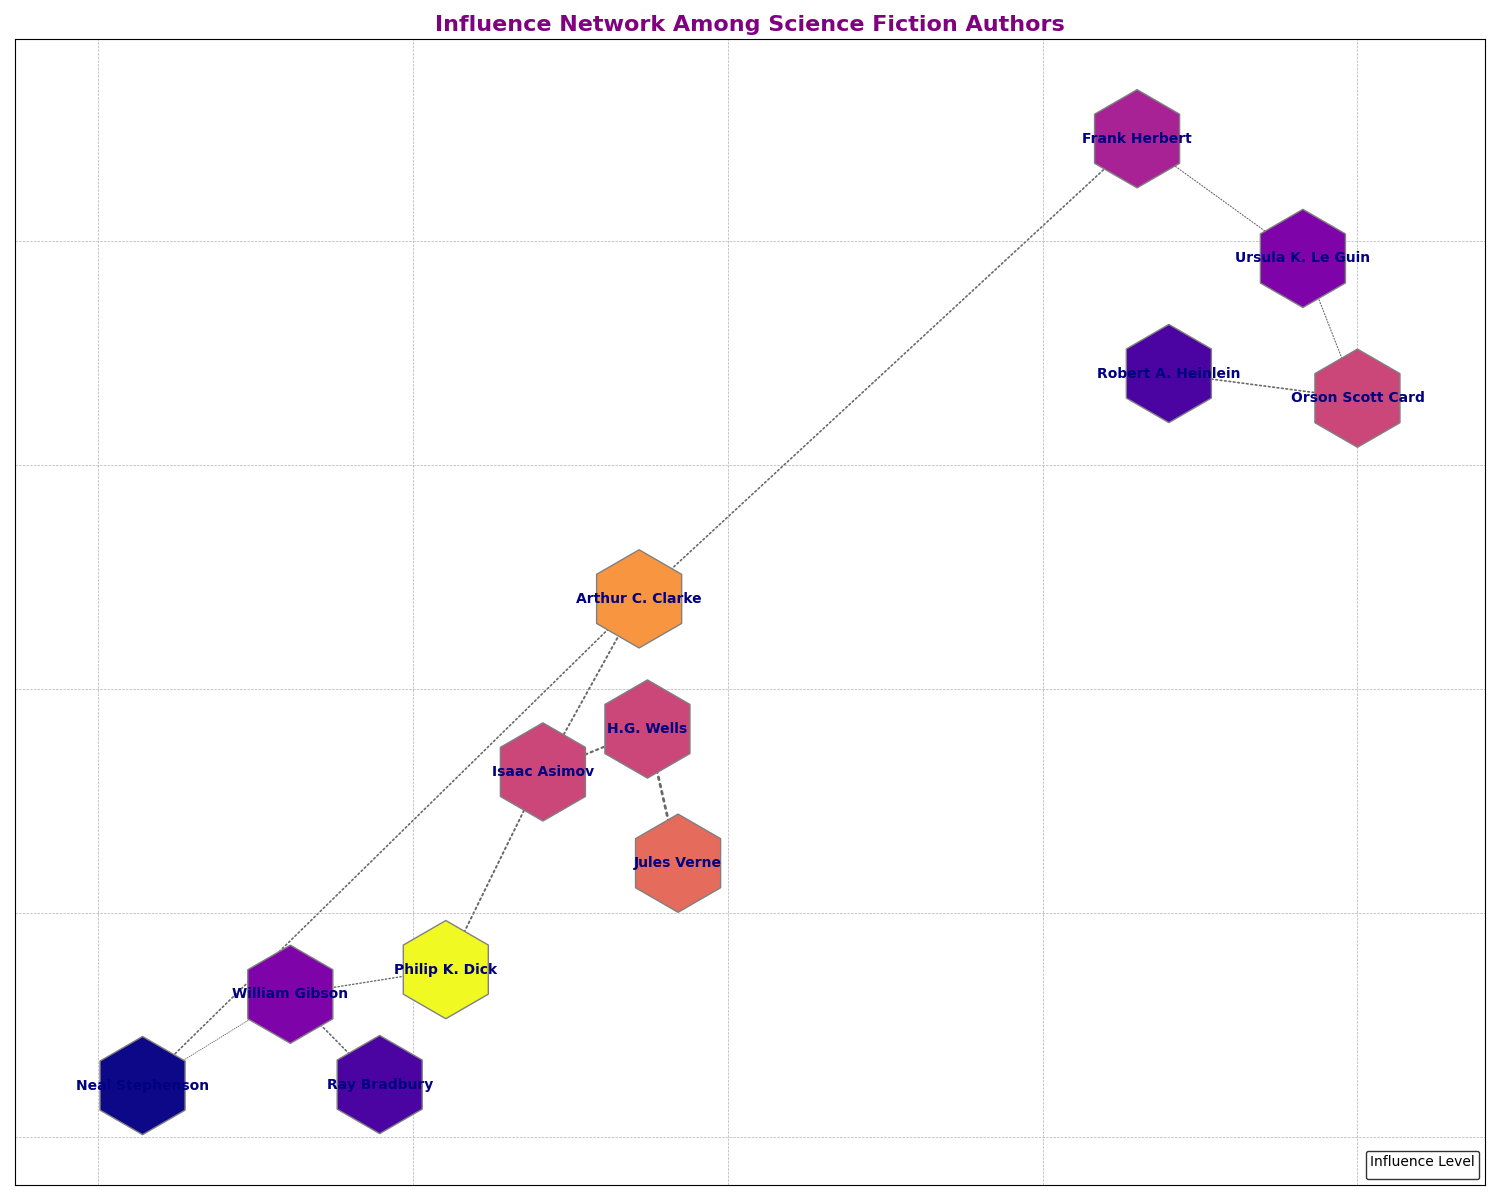

Write Python code to recreate this figure.
import matplotlib.pyplot as plt
import networkx as nx
import numpy as np

# Nodes (Authors) and edges (Influences)
authors = [
    "Isaac Asimov", "Arthur C. Clarke", "Philip K. Dick", "H.G. Wells",
    "Jules Verne", "Frank Herbert", "Ursula K. Le Guin", "Ray Bradbury",
    "William Gibson", "Neal Stephenson", "Robert A. Heinlein", "Orson Scott Card"
]

influences = [
    ("Jules Verne", "H.G. Wells"),
    ("H.G. Wells", "Isaac Asimov"),
    ("Isaac Asimov", "Arthur C. Clarke"),
    ("Isaac Asimov", "Philip K. Dick"),
    ("Arthur C. Clarke", "Frank Herbert"),
    ("Philip K. Dick", "William Gibson"),
    ("Frank Herbert", "Ursula K. Le Guin"),
    ("Ray Bradbury", "William Gibson"),
    ("William Gibson", "Neal Stephenson"),
    ("Ursula K. Le Guin", "Orson Scott Card"),
    ("Robert A. Heinlein", "Orson Scott Card"),
    ("Arthur C. Clarke", "Neal Stephenson")
]

G = nx.DiGraph()
G.add_edges_from(influences)
pos = nx.spring_layout(G, seed=23)

# Influence level for node colors
influence_levels = {
    "Jules Verne": 10, 
    "H.G. Wells": 8,
    "Isaac Asimov": 7,
    "Arthur C. Clarke": 6,
    "Philip K. Dick": 6,
    "Frank Herbert": 5,
    "Ursula K. Le Guin": 4,
    "Ray Bradbury": 4,
    "William Gibson": 3,
    "Neal Stephenson": 2,
    "Robert A. Heinlein": 6,
    "Orson Scott Card": 3
}

node_colors = np.array([influence_levels[author] for author in authors])
node_colors = node_colors / max(node_colors)
colormap = plt.cm.plasma

edge_widths = [(G[u][v]['weight'] if 'weight' in G[u][v] else 2 * influence_levels[u] / 10) for u, v in influences]

plt.figure(figsize=(15, 12))
nodes = nx.draw_networkx_nodes(G, pos, node_color=node_colors, cmap=colormap, node_size=5000, edgecolors='grey', 
                               node_shape='h')  # Changed node edge color and shape
edges = nx.draw_networkx_edges(G, pos, width=edge_widths, arrowsize=15, edge_color='dimgray', style='dotted')  # Changed edge style
labels = nx.draw_networkx_labels(G, pos, font_size=10, font_weight='bold', font_color='navy')  # Changed label color and size

# Implementing a simple grid, changing the legend frame color and location
plt.grid(True, which='both', linestyle='--', linewidth=0.5)
plt.legend(loc='lower right', title='Influence Level', fontsize=8, frameon=True, framealpha=0.8, edgecolor='black')

plt.title("Influence Network Among Science Fiction Authors", fontsize=16, fontweight='heavy', color='purple')  # Title style change
plt.axis('on')  # Borders are on

plt.tight_layout()
plt.show()
